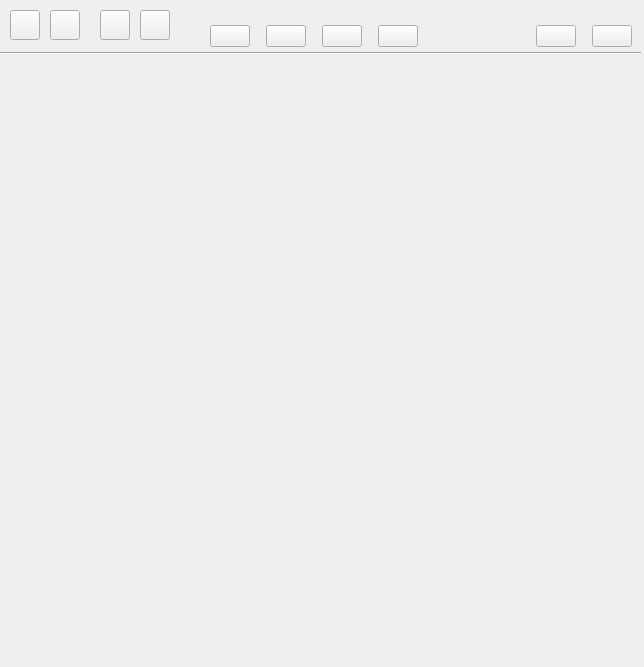
<?xml version="1.0" encoding="UTF-8"?>
<ui version="4.0">
 <class>SearchForm</class>
 <widget class="QWidget" name="SearchForm">
  <property name="geometry">
   <rect>
    <x>0</x>
    <y>0</y>
    <width>644</width>
    <height>667</height>
   </rect>
  </property>
  <property name="windowIcon">
   <iconset>
    <normaloff>../lightning_iO0_icon.ico</normaloff>../lightning_iO0_icon.ico</iconset>
  </property>
  <property name="styleSheet">
   <string notr="true"/>
  </property>
  <widget class="InteractiveButton" name="BackButton">
   <property name="enabled">
    <bool>true</bool>
   </property>
   <property name="geometry">
    <rect>
     <x>10</x>
     <y>10</y>
     <width>30</width>
     <height>30</height>
    </rect>
   </property>
   <property name="text">
    <string/>
   </property>
   <property name="icon">
    <iconset>
     <normaloff>../build-Framework-Desktop_Qt_5_5_1_MinGW_32bit-Debug/Images/Back.png</normaloff>../build-Framework-Desktop_Qt_5_5_1_MinGW_32bit-Debug/Images/Back.png</iconset>
   </property>
   <property name="iconSize">
    <size>
     <width>30</width>
     <height>30</height>
    </size>
   </property>
  </widget>
  <widget class="Line" name="line">
   <property name="geometry">
    <rect>
     <x>0</x>
     <y>45</y>
     <width>641</width>
     <height>16</height>
    </rect>
   </property>
   <property name="styleSheet">
    <string notr="true"/>
   </property>
   <property name="orientation">
    <enum>Qt::Horizontal</enum>
   </property>
  </widget>
  <widget class="InteractiveButton" name="ForwardButton">
   <property name="enabled">
    <bool>true</bool>
   </property>
   <property name="geometry">
    <rect>
     <x>50</x>
     <y>10</y>
     <width>30</width>
     <height>30</height>
    </rect>
   </property>
   <property name="text">
    <string/>
   </property>
   <property name="icon">
    <iconset>
     <normaloff>../build-Framework-Desktop_Qt_5_5_1_MinGW_32bit-Debug/Images/Forward.png</normaloff>../build-Framework-Desktop_Qt_5_5_1_MinGW_32bit-Debug/Images/Forward.png</iconset>
   </property>
   <property name="iconSize">
    <size>
     <width>30</width>
     <height>30</height>
    </size>
   </property>
  </widget>
  <widget class="InteractiveButton" name="EyeButton">
   <property name="enabled">
    <bool>true</bool>
   </property>
   <property name="geometry">
    <rect>
     <x>100</x>
     <y>10</y>
     <width>30</width>
     <height>30</height>
    </rect>
   </property>
   <property name="text">
    <string/>
   </property>
   <property name="icon">
    <iconset>
     <normaloff>../build-Framework-Desktop_Qt_5_5_1_MinGW_32bit-Debug/Images/Eye.png</normaloff>../build-Framework-Desktop_Qt_5_5_1_MinGW_32bit-Debug/Images/Eye.png</iconset>
   </property>
   <property name="iconSize">
    <size>
     <width>30</width>
     <height>30</height>
    </size>
   </property>
  </widget>
  <widget class="InteractiveButton" name="EditButton">
   <property name="enabled">
    <bool>true</bool>
   </property>
   <property name="geometry">
    <rect>
     <x>140</x>
     <y>10</y>
     <width>30</width>
     <height>30</height>
    </rect>
   </property>
   <property name="text">
    <string/>
   </property>
   <property name="icon">
    <iconset>
     <normaloff>../build-Framework-Desktop_Qt_5_5_1_MinGW_32bit-Debug/Images/Edit.png</normaloff>../build-Framework-Desktop_Qt_5_5_1_MinGW_32bit-Debug/Images/Edit.png</iconset>
   </property>
   <property name="iconSize">
    <size>
     <width>30</width>
     <height>30</height>
    </size>
   </property>
  </widget>
  <widget class="QLabel" name="labelSwitch">
   <property name="geometry">
    <rect>
     <x>90</x>
     <y>10</y>
     <width>90</width>
     <height>31</height>
    </rect>
   </property>
   <property name="text">
    <string/>
   </property>
   <property name="pixmap">
    <pixmap>../build-Framework-Desktop_Qt_5_7_0_MinGW_32bit-Debug/Images/Left.png</pixmap>
   </property>
   <property name="scaledContents">
    <bool>true</bool>
   </property>
  </widget>
  <widget class="QWidget" name="horizontalLayoutWidget">
   <property name="geometry">
    <rect>
     <x>210</x>
     <y>10</y>
     <width>422</width>
     <height>52</height>
    </rect>
   </property>
   <layout class="QHBoxLayout" name="LayoutOfEditButtons">
    <property name="spacing">
     <number>16</number>
    </property>
    <item>
     <widget class="InteractiveButton" name="AddAreaButton">
      <property name="enabled">
       <bool>true</bool>
      </property>
      <property name="text">
       <string/>
      </property>
      <property name="icon">
       <iconset>
        <normaloff>../build-Framework-Desktop_Qt_5_5_1_MinGW_32bit-Debug/Images/AddArea.png</normaloff>../build-Framework-Desktop_Qt_5_5_1_MinGW_32bit-Debug/Images/AddArea.png</iconset>
      </property>
      <property name="iconSize">
       <size>
        <width>53</width>
        <height>42</height>
       </size>
      </property>
     </widget>
    </item>
    <item>
     <widget class="InteractiveButton" name="AddGreenButton">
      <property name="enabled">
       <bool>true</bool>
      </property>
      <property name="text">
       <string/>
      </property>
      <property name="icon">
       <iconset>
        <normaloff>../build-Framework-Desktop_Qt_5_5_1_MinGW_32bit-Debug/Images/AddButton.png</normaloff>../build-Framework-Desktop_Qt_5_5_1_MinGW_32bit-Debug/Images/AddButton.png</iconset>
      </property>
      <property name="iconSize">
       <size>
        <width>53</width>
        <height>42</height>
       </size>
      </property>
     </widget>
    </item>
    <item>
     <widget class="InteractiveButton" name="AddFunction">
      <property name="enabled">
       <bool>true</bool>
      </property>
      <property name="text">
       <string/>
      </property>
      <property name="icon">
       <iconset>
        <normaloff>../build-Framework-Desktop_Qt_5_5_1_MinGW_32bit-Debug/Images/AddFunction.png</normaloff>../build-Framework-Desktop_Qt_5_5_1_MinGW_32bit-Debug/Images/AddFunction.png</iconset>
      </property>
      <property name="iconSize">
       <size>
        <width>53</width>
        <height>42</height>
       </size>
      </property>
     </widget>
    </item>
    <item>
     <widget class="InteractiveButton" name="AddFlashButton">
      <property name="enabled">
       <bool>true</bool>
      </property>
      <property name="text">
       <string/>
      </property>
      <property name="icon">
       <iconset>
        <normaloff>../build-Framework-Desktop_Qt_5_5_1_MinGW_32bit-Debug/Images/AddFlashButton.png</normaloff>../build-Framework-Desktop_Qt_5_5_1_MinGW_32bit-Debug/Images/AddFlashButton.png</iconset>
      </property>
      <property name="iconSize">
       <size>
        <width>53</width>
        <height>42</height>
       </size>
      </property>
     </widget>
    </item>
    <item>
     <spacer name="horizontalSpacer">
      <property name="orientation">
       <enum>Qt::Horizontal</enum>
      </property>
      <property name="sizeHint" stdset="0">
       <size>
        <width>40</width>
        <height>20</height>
       </size>
      </property>
     </spacer>
    </item>
    <item>
     <widget class="InteractiveButton" name="SaveButton">
      <property name="text">
       <string/>
      </property>
      <property name="iconSize">
       <size>
        <width>31</width>
        <height>31</height>
       </size>
      </property>
     </widget>
    </item>
    <item>
     <widget class="InteractiveButton" name="DoBackupButton">
      <property name="text">
       <string/>
      </property>
      <property name="iconSize">
       <size>
        <width>31</width>
        <height>31</height>
       </size>
      </property>
     </widget>
    </item>
   </layout>
  </widget>
  <zorder>labelSwitch</zorder>
  <zorder>BackButton</zorder>
  <zorder>line</zorder>
  <zorder>ForwardButton</zorder>
  <zorder>EyeButton</zorder>
  <zorder>EditButton</zorder>
  <zorder>horizontalLayoutWidget</zorder>
 </widget>
 <customwidgets>
  <customwidget>
   <class>InteractiveButton</class>
   <extends>QPushButton</extends>
   <header>InteractiveButton.h</header>
  </customwidget>
 </customwidgets>
 <resources/>
 <connections/>
</ui>
